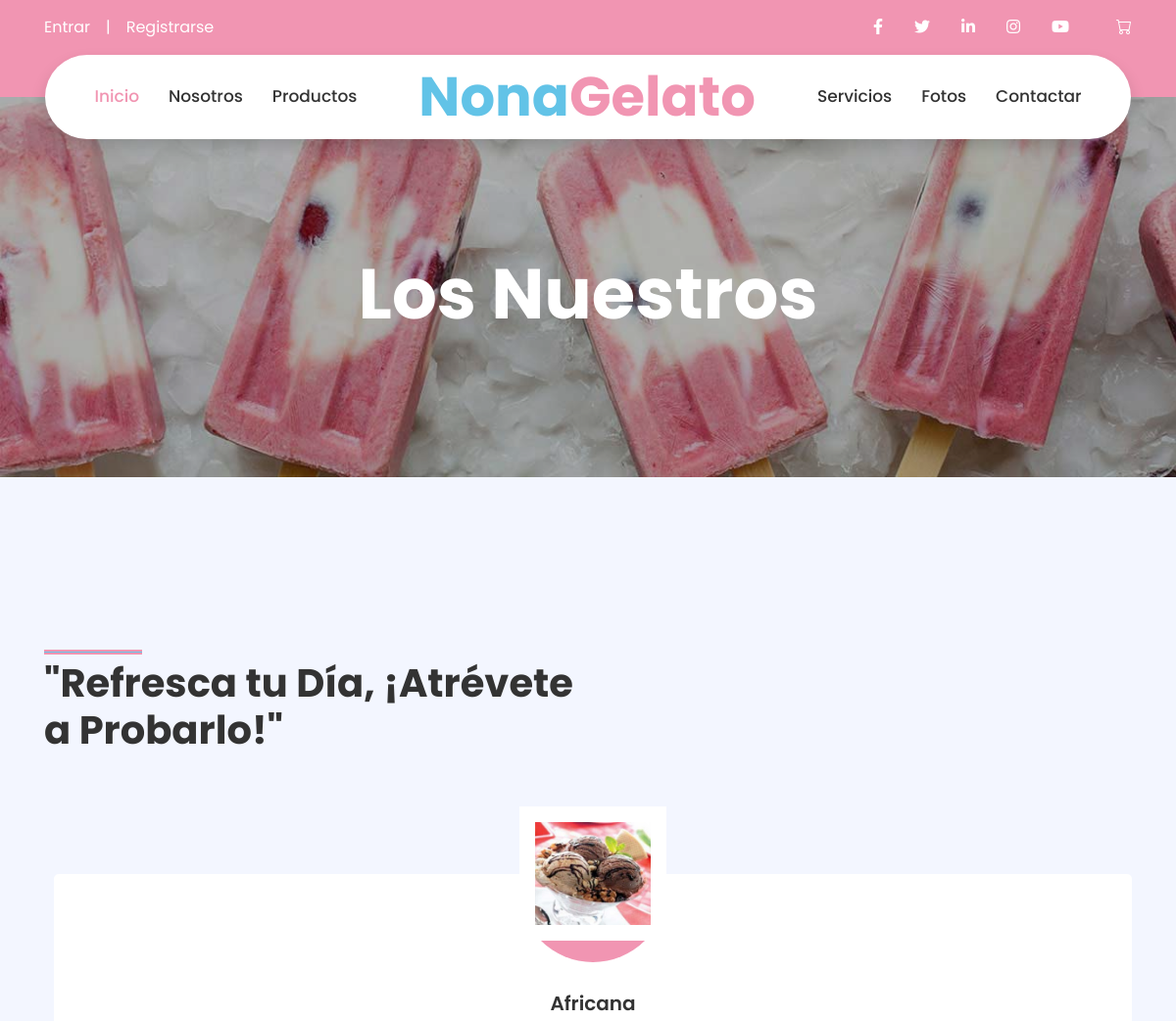
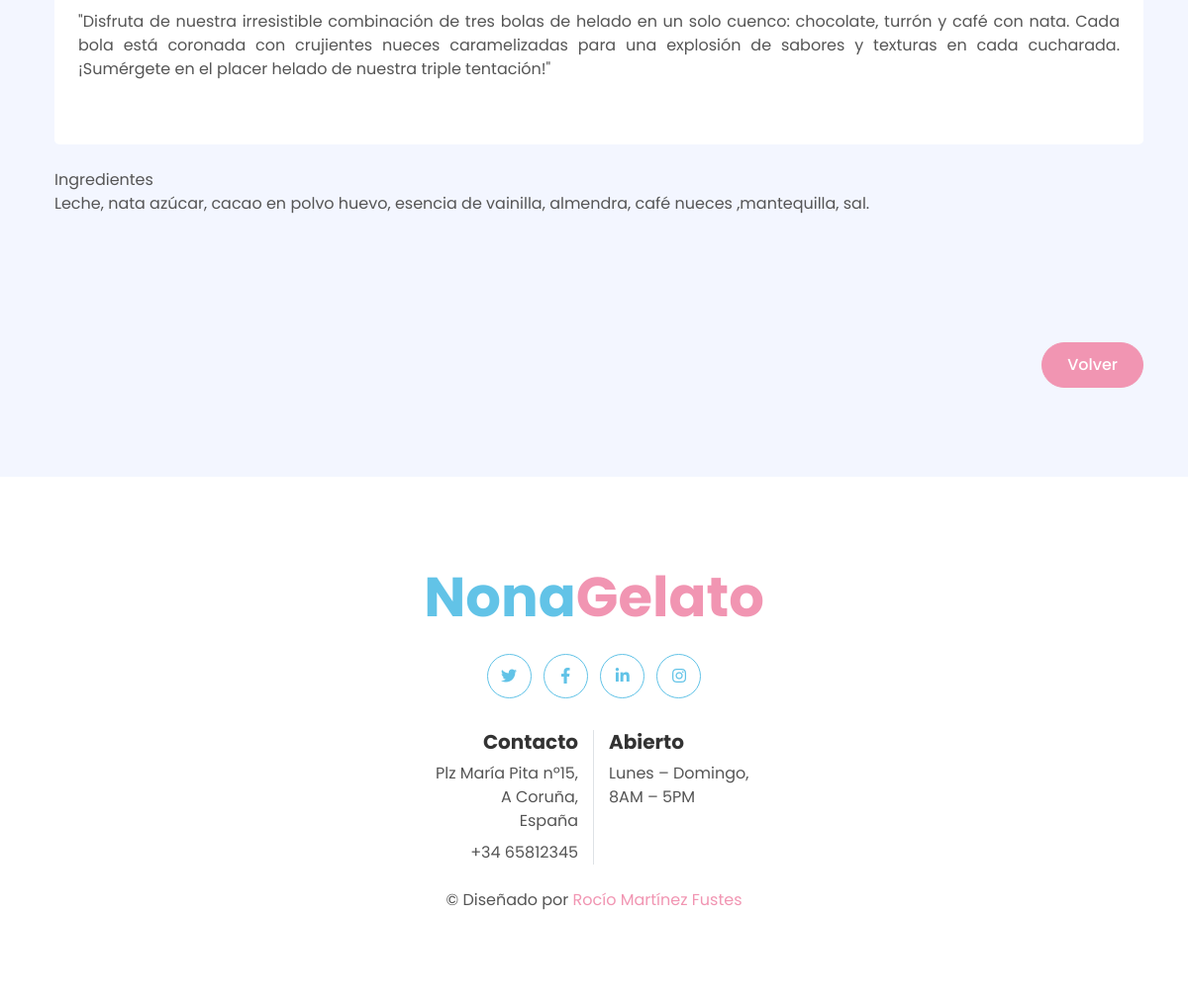
Screenshot of /helados/1/ with the database file from the repository (2 pictures, top to bottom).
### helados/models.py (models this page shows, shortened)
class HeladoRecipienteCristal(models.Model):
    nombre = models.CharField(max_length=255)
    descripcion = models.TextField()
    ingredientes = models.TextField()
    precio = models.DecimalField(max_digits=6, decimal_places=2)
    foto = models.ImageField(null=True, blank=True,upload_to='images/')

### helados/views.py (the view)
# urls.py: path('<int:id_helado>/', views.detalle_helados, name='detalle_helados'),
def detalle_helados(request, id_helado):
      context={
         'helado': HeladoRecipienteCristal.objects.get(pk=id_helado)
      }
      return render(request,'helados/detalle_helados.html',context)

### helados/templates/helados/detalle_helados.html (shortened to what this page needs)
{% extends 'helados/index.html' %}
{% block header %}
<div class="jumbotron jumbotron-fluid page-header" style="margin-bottom: 90px;">
    <div class="container text-center py-5">
        <h1 class="text-white display-3 mt-lg-5">Los Nuestros</h1>
    </div>
</div>
{% endblock %}
{% block section %}
{% load static %}
    <div class="container-fluid py-5">
        <div class="container py-5">
            <div class="row">
                <div class="col-lg-6">
                    <h1 class="section-title position-relative mb-5">"Refresca tu Día, ¡Atrévete a Probarlo!"</h1>
                </div>
                <div class="col-lg-6 mb-5 mb-lg-0 pb-5 pb-lg-0"></div>
            </div>
            <div class="row">
                <div class="col-12">
                        <div class="service-item" style="margin-left:10px ;">
                            <div class="service-img mx-auto">
                                {% if helado.foto %}
                                    <img class="w-100 h-150 bg-light p-3" src="{{ helado.foto.url }}">
                                {%else%}
                                    <img class="w-100 h-150 bg-light p-3" src="{% static 'helados/img/service-1.jpg' %}">
                                {% endif %}
                            </div>
                            <div class="position-relative text-center bg-light rounded p-4 pb-5" style="margin-top: -75px;">
                                <h5 class="font-weight-semi-bold mt-5 mb-3 pt-5">{{ helado.nombre }}</h5>
                                <p style="text-align: justify;">{{ helado.descripcion }}</p>
                            </div>
                            <br>
                            <p style="text-align: justify;">Ingredientes <br>
                                {{ helado.ingredientes }}</p>
                        </div>
                </div>
            </div>
        </div>
    </div>
    <div class="container">
        <div class="row justify-content-end">
            <div class="col-auto">
                <button class="btn btn-primary mt-3" onclick="goBack()">Volver</button>
            </div>
        </div>
    </div>
    {% endblock %}

### rows the page displays
HeladoRecipienteCristal: foto (picture), nombre "Africana", descripcion "\"Disfruta de nuestra irresistible combinación de tres bolas de helado en un solo cuenco: chocolate, turrón y café con nata. Cada bola está coronada con crujientes nueces caramelizadas para una explosión de sabores y texturas en cada cucharada. ¡Sumérgete en el placer helado de nuestra triple tentación!\"", ingredientes "Leche, nata azúcar, cacao en polvo huevo, esencia de vainilla, almendra, café nueces ,mantequilla, sal."
